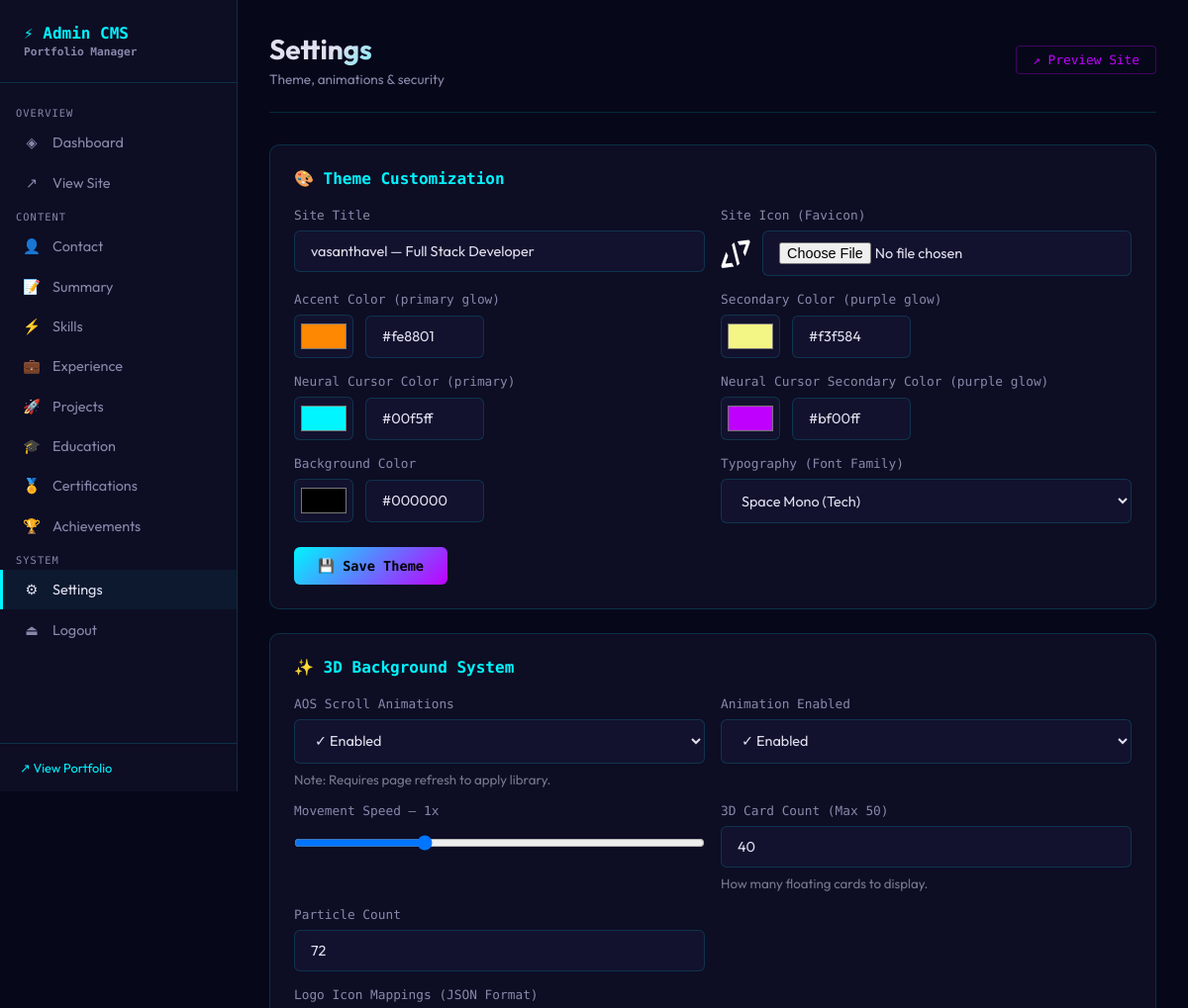
Before: /admin/settings (signed in, upper part) with the older database file.
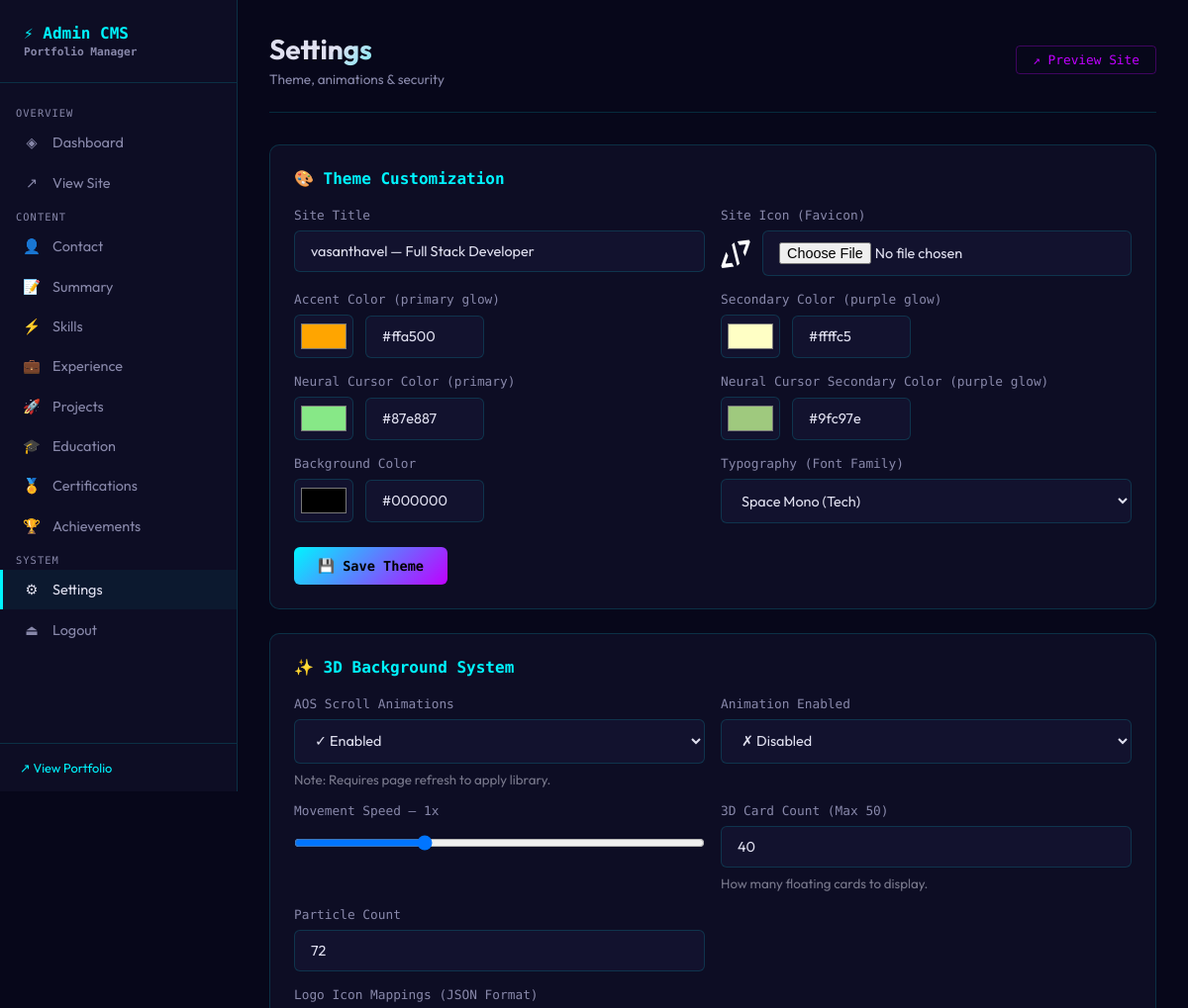
After: the same page with the newer database file.
### tables this page shows
CREATE TABLE site_settings (
        id INTEGER PRIMARY KEY,
        key TEXT UNIQUE NOT NULL,
        value TEXT
    );

### app/routes/admin.py (the view, shortened to what this page needs)
@admin_bp.route('/settings', methods=['GET', 'POST'])
@login_required
def settings():
    db = get_db(current_app.config['DB_PATH'])
    settings = {r['key']: r['value'] for r in db.execute("SELECT key,value FROM site_settings").fetchall()}
    db.close()
    return render_template('admin/settings.html', settings=settings)

### app/db.py (called while the page is built)
def get_db(db_path):
    conn = sqlite3.connect(db_path)
    conn.row_factory = sqlite3.Row
    conn.execute("PRAGMA journal_mode=WAL")
    return conn

### app/routes/admin.py (called while the page is built)
@admin_bp.context_processor
def inject_settings():
    try:
        db = get_db(current_app.config['DB_PATH'])
        settings = {r['key']: r['value'] for r in db.execute("SELECT key,value FROM site_settings").fetchall()}
        db.close()
        return dict(settings=settings)
    except:
        return dict(settings={})

def login_required(f):
    @wraps(f)
    def decorated(*args, **kwargs):
        if not session.get('admin_logged_in'):
            return redirect(url_for('admin.login'))
        return f(*args, **kwargs)
    return decorated

### app/templates/admin/settings.html (shortened to what the changed rows need)
{% extends 'admin/base.html' %}
{% block content %}
<div class="card">
  <form method="POST" enctype="multipart/form-data">
    <div class="form-grid">
      <div class="form-group">
        <div style="display:flex;gap:.75rem;align-items:center">
          <input type="color" name="accent_color" id="accent-picker"
            value="{{ settings.get('accent_color', '#00f5ff') }}" style="width:60px"
            oninput="document.getElementById('accent-hex').value=this.value;previewColor('--accent', this.value)">
          <input type="text" id="accent-hex" value="{{ settings.get('accent_color', '#00f5ff') }}" style="width:120px"
            oninput="document.getElementById('accent-picker').value=this.value;previewColor('--accent',this.value)">
        </div>
      </div>
      <div class="form-group">
        <div style="display:flex;gap:.75rem;align-items:center">
          <input type="color" name="secondary_color" id="secondary-picker"
            value="{{ settings.get('secondary_color', '#bf00ff') }}" style="width:60px"
            oninput="document.getElementById('secondary-hex').value=this.value;previewColor('--secondary', this.value)">
          <input type="text" id="secondary-hex" value="{{ settings.get('secondary_color', '#bf00ff') }}"
            style="width:120px"
            oninput="document.getElementById('secondary-picker').value=this.value;previewColor('--secondary',this.value)">
        </div>
      </div>
      <div class="form-group">
        <div style="display:flex;gap:.75rem;align-items:center">
          <input type="color" name="cursor_color" id="cursor-picker"
            value="{{ settings.get('cursor_color', '#00f5ff') }}" style="width:60px"
            oninput="document.getElementById('cursor-hex').value=this.value;previewColor('--cursor-primary', this.value)">
          <input type="text" id="cursor-hex" value="{{ settings.get('cursor_color', '#00f5ff') }}" style="width:120px"
            oninput="document.getElementById('cursor-picker').value=this.value;previewColor('--cursor-primary',this.value)">
        </div>
      </div>
      <div class="form-group">
        <div style="display:flex;gap:.75rem;align-items:center">
          <input type="color" name="cursor_secondary_color" id="cursor-sec-picker"
            value="{{ settings.get('cursor_secondary_color', '#bf00ff') }}" style="width:60px"
            oninput="document.getElementById('cursor-sec-hex').value=this.value;previewColor('--cursor-secondary', this.value)">
          <input type="text" id="cursor-sec-hex" value="{{ settings.get('cursor_secondary_color', '#bf00ff') }}"
            style="width:120px"
            oninput="document.getElementById('cursor-sec-picker').value=this.value;previewColor('--cursor-secondary',this.value)">
        </div>
      </div>
    </div>
  </form>
</div>
<div class="card">
  <form method="POST">
    <div class="form-grid">
      <div class="form-group">
        <label>Animation Enabled</label>
        <select name="animation_enabled">
          <option value="true" {% if settings.get('animation_enabled','true')=='true' %}selected{% endif %}>✓ Enabled
          </option>
          <option value="false" {% if settings.get('animation_enabled')=='false' %}selected{% endif %}>✗ Disabled
          </option>
        </select>
      </div>
    </div>
  </form>
</div>
{% endblock %}

Changed rows visible on the page:
changed site_settings: accent_color "#fe8801" → "#ffa500"; get "#fe8801" → "#ffa500"
changed site_settings: secondary_color "#f3f584" → "#ffffc5"; get "#f3f584" → "#ffffc5"
added site_settings: cursor_color "#87e887", get "#87e887"
added site_settings: cursor_secondary_color "#9fc97e", get "#9fc97e"
changed site_settings: animation_enabled "✓ Enabled" → "✗ Disabled"
Other visible differences:
form field cursor_color: "#00f5ff" → (not shown)
form field get: "#00f5ff" → (not shown)
form field cursor_secondary_color: "#bf00ff" → (not shown)
form field get: "#bf00ff" → (not shown)
